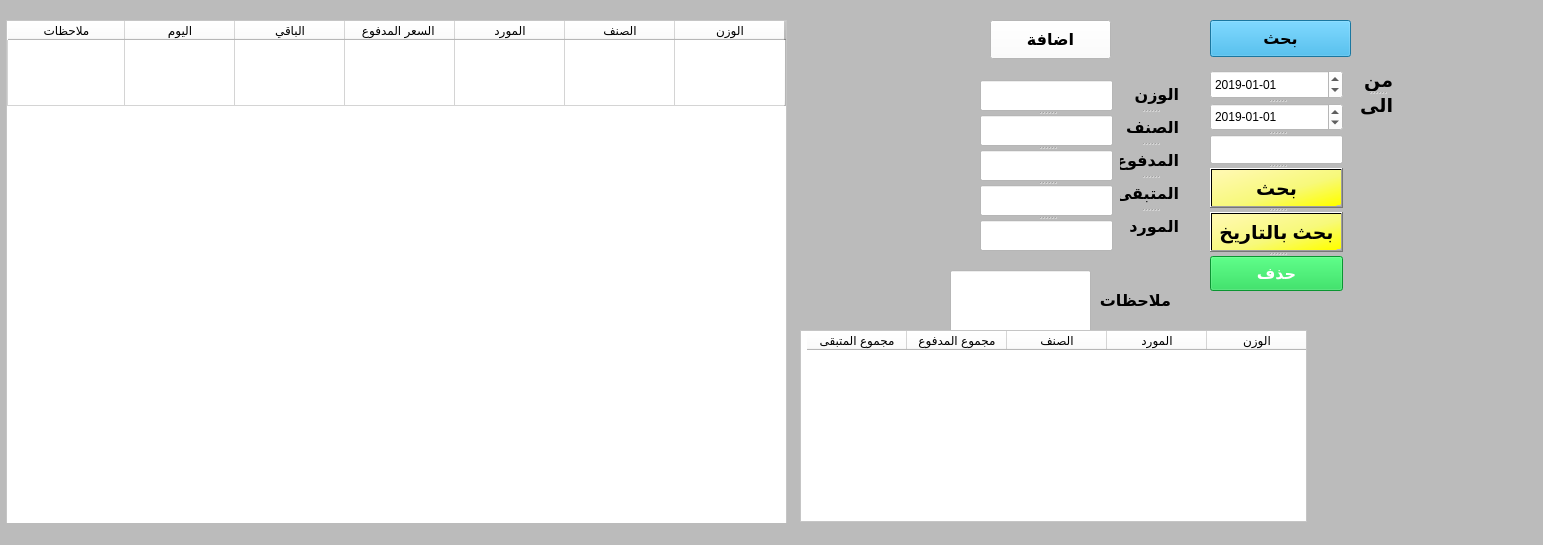
<?xml version="1.0" encoding="UTF-8"?>
<ui version="4.0">
 <class>MainWindow</class>
 <widget class="QMainWindow" name="MainWindow">
  <property name="geometry">
   <rect>
    <x>0</x>
    <y>0</y>
    <width>1543</width>
    <height>545</height>
   </rect>
  </property>
  <property name="font">
   <font>
    <pointsize>12</pointsize>
    <weight>75</weight>
    <bold>true</bold>
   </font>
  </property>
  <property name="windowTitle">
   <string>incomes</string>
  </property>
  <property name="windowIcon">
   <iconset>
    <normaloff>chicken-emblem_10272-25.jpg</normaloff>chicken-emblem_10272-25.jpg</iconset>
  </property>
  <property name="styleSheet">
   <string notr="true">background-color: rgb(187, 187, 187);</string>
  </property>
  <widget class="QWidget" name="centralwidget">
   <widget class="QTableWidget" name="tableWidget">
    <property name="geometry">
     <rect>
      <x>6</x>
      <y>20</y>
      <width>781</width>
      <height>521</height>
     </rect>
    </property>
    <property name="layoutDirection">
     <enum>Qt::RightToLeft</enum>
    </property>
    <property name="styleSheet">
     <string notr="true">background-color: rgb(255, 255, 255);</string>
    </property>
    <property name="editTriggers">
     <set>QAbstractItemView::NoEditTriggers</set>
    </property>
    <property name="selectionBehavior">
     <enum>QAbstractItemView::SelectRows</enum>
    </property>
    <attribute name="horizontalHeaderDefaultSectionSize">
     <number>110</number>
    </attribute>
    <attribute name="horizontalHeaderStretchLastSection">
     <bool>true</bool>
    </attribute>
    <attribute name="verticalHeaderDefaultSectionSize">
     <number>66</number>
    </attribute>
    <row>
     <property name="text">
      <string/>
     </property>
    </row>
    <column>
     <property name="text">
      <string>الوزن</string>
     </property>
    </column>
    <column>
     <property name="text">
      <string>الصنف</string>
     </property>
    </column>
    <column>
     <property name="text">
      <string>المورد</string>
     </property>
    </column>
    <column>
     <property name="text">
      <string>السعر المدفوع </string>
     </property>
    </column>
    <column>
     <property name="text">
      <string>الباقي</string>
     </property>
    </column>
    <column>
     <property name="text">
      <string>اليوم</string>
     </property>
    </column>
    <column>
     <property name="text">
      <string>ملاحظات</string>
     </property>
    </column>
   </widget>
   <widget class="QPushButton" name="pushButton">
    <property name="geometry">
     <rect>
      <x>930</x>
      <y>350</y>
      <width>121</width>
      <height>41</height>
     </rect>
    </property>
    <property name="font">
     <font>
      <pointsize>14</pointsize>
      <weight>75</weight>
      <bold>true</bold>
     </font>
    </property>
    <property name="styleSheet">
     <string notr="true">background-color: qlineargradient(spread:reflect, x1:0.046, y1:0.08, x2:1, y2:1, stop:0 rgba(218, 255, 255, 255), stop:0.55 rgba(81, 255, 211, 255), stop:0.971591 rgba(0, 180, 255, 255), stop:0.977273 rgba(189, 189, 189, 255), stop:1 rgba(189, 189, 189, 255));</string>
    </property>
    <property name="text">
     <string>اضافة</string>
    </property>
   </widget>
   <widget class="QPushButton" name="pushButton_5">
    <property name="geometry">
     <rect>
      <x>1210</x>
      <y>20</y>
      <width>141</width>
      <height>37</height>
     </rect>
    </property>
    <property name="font">
     <font>
      <pointsize>12</pointsize>
      <weight>75</weight>
      <bold>true</bold>
     </font>
    </property>
    <property name="styleSheet">
     <string notr="true">background-color: rgb(37, 167, 224);</string>
    </property>
    <property name="text">
     <string>بحث</string>
    </property>
    <property name="icon">
     <iconset>
      <normaloff>seawrch.png</normaloff>seawrch.png</iconset>
    </property>
    <property name="iconSize">
     <size>
      <width>27</width>
      <height>29</height>
     </size>
    </property>
   </widget>
   <widget class="QPushButton" name="pushButton_2">
    <property name="geometry">
     <rect>
      <x>990</x>
      <y>20</y>
      <width>121</width>
      <height>39</height>
     </rect>
    </property>
    <property name="font">
     <font>
      <pointsize>12</pointsize>
      <weight>75</weight>
      <bold>true</bold>
     </font>
    </property>
    <property name="styleSheet">
     <string notr="true">background-color: rgb(255, 255, 255);</string>
    </property>
    <property name="text">
     <string>اضافة</string>
    </property>
    <property name="icon">
     <iconset>
      <normaloff>add.png</normaloff>add.png</iconset>
    </property>
    <property name="iconSize">
     <size>
      <width>30</width>
      <height>22</height>
     </size>
    </property>
   </widget>
   <widget class="QLineEdit" name="notes">
    <property name="geometry">
     <rect>
      <x>950</x>
      <y>270</y>
      <width>141</width>
      <height>71</height>
     </rect>
    </property>
    <property name="styleSheet">
     <string notr="true">background-color: rgb(255, 255, 255);</string>
    </property>
   </widget>
   <widget class="QLabel" name="label_5">
    <property name="geometry">
     <rect>
      <x>1100</x>
      <y>290</y>
      <width>71</width>
      <height>20</height>
     </rect>
    </property>
    <property name="font">
     <font>
      <pointsize>12</pointsize>
      <weight>75</weight>
      <bold>true</bold>
     </font>
    </property>
    <property name="text">
     <string>ملاحظات</string>
    </property>
   </widget>
   <widget class="QTableWidget" name="tableWidget_2">
    <property name="geometry">
     <rect>
      <x>800</x>
      <y>330</y>
      <width>507</width>
      <height>192</height>
     </rect>
    </property>
    <property name="layoutDirection">
     <enum>Qt::RightToLeft</enum>
    </property>
    <property name="styleSheet">
     <string notr="true">background-color: rgb(255, 255, 255);</string>
    </property>
    <property name="editTriggers">
     <set>QAbstractItemView::NoEditTriggers</set>
    </property>
    <property name="selectionMode">
     <enum>QAbstractItemView::NoSelection</enum>
    </property>
    <attribute name="horizontalHeaderDefaultSectionSize">
     <number>100</number>
    </attribute>
    <attribute name="horizontalHeaderStretchLastSection">
     <bool>false</bool>
    </attribute>
    <attribute name="verticalHeaderDefaultSectionSize">
     <number>30</number>
    </attribute>
    <column>
     <property name="text">
      <string>الوزن</string>
     </property>
    </column>
    <column>
     <property name="text">
      <string>المورد</string>
     </property>
    </column>
    <column>
     <property name="text">
      <string>الصنف</string>
     </property>
    </column>
    <column>
     <property name="text">
      <string>مجموع المدفوع</string>
     </property>
    </column>
    <column>
     <property name="text">
      <string>مجموع المتبقى</string>
     </property>
    </column>
   </widget>
   <widget class="QSplitter" name="splitter_4">
    <property name="geometry">
     <rect>
      <x>1360</x>
      <y>70</y>
      <width>33</width>
      <height>46</height>
     </rect>
    </property>
    <property name="orientation">
     <enum>Qt::Vertical</enum>
    </property>
    <widget class="QLabel" name="label_6">
     <property name="font">
      <font>
       <pointsize>14</pointsize>
       <weight>75</weight>
       <bold>true</bold>
      </font>
     </property>
     <property name="text">
      <string>من </string>
     </property>
    </widget>
    <widget class="QLabel" name="label_7">
     <property name="font">
      <font>
       <pointsize>14</pointsize>
       <weight>75</weight>
       <bold>true</bold>
      </font>
     </property>
     <property name="text">
      <string>الى</string>
     </property>
    </widget>
   </widget>
   <widget class="QSplitter" name="splitter_3">
    <property name="geometry">
     <rect>
      <x>1210</x>
      <y>70</y>
      <width>133</width>
      <height>221</height>
     </rect>
    </property>
    <property name="orientation">
     <enum>Qt::Vertical</enum>
    </property>
    <widget class="QDateEdit" name="dateEdit">
     <property name="styleSheet">
      <string notr="true">background-color: rgb(255, 255, 255);</string>
     </property>
     <property name="dateTime">
      <datetime>
       <hour>0</hour>
       <minute>0</minute>
       <second>0</second>
       <year>2019</year>
       <month>1</month>
       <day>1</day>
      </datetime>
     </property>
     <property name="displayFormat">
      <string>yyyy-MM-dd</string>
     </property>
    </widget>
    <widget class="QDateEdit" name="dateEdit_2">
     <property name="styleSheet">
      <string notr="true">background-color: rgb(255, 255, 255);</string>
     </property>
     <property name="dateTime">
      <datetime>
       <hour>0</hour>
       <minute>0</minute>
       <second>0</second>
       <year>2019</year>
       <month>1</month>
       <day>1</day>
      </datetime>
     </property>
     <property name="displayFormat">
      <string>yyyy-MM-dd</string>
     </property>
    </widget>
    <widget class="QLineEdit" name="lineEdit_5">
     <property name="styleSheet">
      <string notr="true">background-color: rgb(255, 255, 255);</string>
     </property>
    </widget>
    <widget class="QPushButton" name="pushButton_6">
     <property name="font">
      <font>
       <pointsize>14</pointsize>
       <weight>75</weight>
       <bold>true</bold>
      </font>
     </property>
     <property name="styleSheet">
      <string notr="true">background-color: qlineargradient(spread:reflect, x1:0.046, y1:0.08, x2:1, y2:1, stop:0 rgba(255, 249, 175, 255), stop:0.55 rgba(247, 249, 122, 255), stop:0.971591 rgba(255, 255, 0, 255), stop:0.977273 rgba(189, 189, 189, 255), stop:1 rgba(189, 189, 189, 255));</string>
     </property>
     <property name="text">
      <string>بحث</string>
     </property>
    </widget>
    <widget class="QPushButton" name="pushButton_4">
     <property name="font">
      <font>
       <pointsize>14</pointsize>
       <weight>75</weight>
       <bold>true</bold>
      </font>
     </property>
     <property name="styleSheet">
      <string notr="true">background-color: qlineargradient(spread:reflect, x1:0.046, y1:0.08, x2:1, y2:1, stop:0 rgba(255, 249, 175, 255), stop:0.55 rgba(247, 249, 122, 255), stop:0.971591 rgba(255, 255, 0, 255), stop:0.977273 rgba(189, 189, 189, 255), stop:1 rgba(189, 189, 189, 255));</string>
     </property>
     <property name="text">
      <string>بحث بالتاريخ</string>
     </property>
    </widget>
    <widget class="QPushButton" name="listdel">
     <property name="font">
      <font>
       <pointsize>12</pointsize>
       <weight>75</weight>
       <bold>true</bold>
      </font>
     </property>
     <property name="styleSheet">
      <string notr="true">background-color: rgb(14, 209, 69);
color: rgb(255, 255, 255);</string>
     </property>
     <property name="text">
      <string>حذف</string>
     </property>
     <property name="icon">
      <iconset>
       <normaloff>delete.png</normaloff>delete.png</iconset>
     </property>
     <property name="iconSize">
      <size>
       <width>26</width>
       <height>27</height>
      </size>
     </property>
    </widget>
   </widget>
   <widget class="QSplitter" name="splitter">
    <property name="geometry">
     <rect>
      <x>980</x>
      <y>80</y>
      <width>133</width>
      <height>171</height>
     </rect>
    </property>
    <property name="orientation">
     <enum>Qt::Vertical</enum>
    </property>
    <widget class="QLineEdit" name="quant">
     <property name="styleSheet">
      <string notr="true">background-color: rgb(255, 255, 255);</string>
     </property>
    </widget>
    <widget class="QLineEdit" name="product">
     <property name="styleSheet">
      <string notr="true">background-color: rgb(255, 255, 255);</string>
     </property>
    </widget>
    <widget class="QLineEdit" name="price">
     <property name="styleSheet">
      <string notr="true">background-color: rgb(255, 255, 255);</string>
     </property>
    </widget>
    <widget class="QLineEdit" name="change">
     <property name="styleSheet">
      <string notr="true">background-color: rgb(255, 255, 255);</string>
     </property>
    </widget>
    <widget class="QLineEdit" name="name">
     <property name="styleSheet">
      <string notr="true">background-color: rgb(255, 255, 255);</string>
     </property>
    </widget>
   </widget>
   <widget class="QSplitter" name="splitter_2">
    <property name="geometry">
     <rect>
      <x>1120</x>
      <y>80</y>
      <width>59</width>
      <height>161</height>
     </rect>
    </property>
    <property name="orientation">
     <enum>Qt::Vertical</enum>
    </property>
    <widget class="QLabel" name="label">
     <property name="font">
      <font>
       <pointsize>12</pointsize>
       <weight>75</weight>
       <bold>true</bold>
      </font>
     </property>
     <property name="text">
      <string>الوزن</string>
     </property>
    </widget>
    <widget class="QLabel" name="label_2">
     <property name="font">
      <font>
       <pointsize>12</pointsize>
       <weight>75</weight>
       <bold>true</bold>
      </font>
     </property>
     <property name="text">
      <string>الصنف</string>
     </property>
    </widget>
    <widget class="QLabel" name="label_3">
     <property name="font">
      <font>
       <pointsize>12</pointsize>
       <weight>75</weight>
       <bold>true</bold>
      </font>
     </property>
     <property name="text">
      <string>المدفوع</string>
     </property>
    </widget>
    <widget class="QLabel" name="label_8">
     <property name="font">
      <font>
       <pointsize>12</pointsize>
       <weight>75</weight>
       <bold>true</bold>
      </font>
     </property>
     <property name="text">
      <string>المتبقى</string>
     </property>
    </widget>
    <widget class="QLabel" name="label_4">
     <property name="font">
      <font>
       <pointsize>12</pointsize>
       <weight>75</weight>
       <bold>true</bold>
      </font>
     </property>
     <property name="text">
      <string>المورد</string>
     </property>
    </widget>
   </widget>
   <zorder>notes</zorder>
   <zorder>tableWidget</zorder>
   <zorder>pushButton</zorder>
   <zorder>pushButton_5</zorder>
   <zorder>pushButton_2</zorder>
   <zorder>label_5</zorder>
   <zorder>tableWidget_2</zorder>
   <zorder>splitter</zorder>
   <zorder>splitter_2</zorder>
   <zorder>splitter_4</zorder>
   <zorder>splitter_3</zorder>
  </widget>
  <widget class="QMenuBar" name="menubar">
   <property name="geometry">
    <rect>
     <x>0</x>
     <y>0</y>
     <width>1543</width>
     <height>21</height>
    </rect>
   </property>
  </widget>
  <widget class="QStatusBar" name="statusbar"/>
 </widget>
 <tabstops>
  <tabstop>pushButton_5</tabstop>
  <tabstop>dateEdit</tabstop>
  <tabstop>dateEdit_2</tabstop>
  <tabstop>lineEdit_5</tabstop>
  <tabstop>pushButton_6</tabstop>
  <tabstop>pushButton_4</tabstop>
  <tabstop>listdel</tabstop>
  <tabstop>tableWidget_2</tabstop>
  <tabstop>pushButton_2</tabstop>
  <tabstop>quant</tabstop>
  <tabstop>product</tabstop>
  <tabstop>price</tabstop>
  <tabstop>change</tabstop>
  <tabstop>name</tabstop>
  <tabstop>notes</tabstop>
  <tabstop>pushButton</tabstop>
  <tabstop>tableWidget</tabstop>
 </tabstops>
 <resources/>
 <connections>
  <connection>
   <sender>pushButton_5</sender>
   <signal>clicked(bool)</signal>
   <receiver>lineEdit_5</receiver>
   <slot>show()</slot>
   <hints>
    <hint type="sourcelabel">
     <x>1309</x>
     <y>68</y>
    </hint>
    <hint type="destinationlabel">
     <x>1342</x>
     <y>172</y>
    </hint>
   </hints>
  </connection>
  <connection>
   <sender>pushButton_5</sender>
   <signal>clicked(bool)</signal>
   <receiver>pushButton_4</receiver>
   <slot>show()</slot>
   <hints>
    <hint type="sourcelabel">
     <x>1282</x>
     <y>68</y>
    </hint>
    <hint type="destinationlabel">
     <x>1335</x>
     <y>261</y>
    </hint>
   </hints>
  </connection>
  <connection>
   <sender>pushButton_5</sender>
   <signal>clicked(bool)</signal>
   <receiver>label</receiver>
   <slot>hide()</slot>
   <hints>
    <hint type="sourcelabel">
     <x>1342</x>
     <y>77</y>
    </hint>
    <hint type="destinationlabel">
     <x>1163</x>
     <y>128</y>
    </hint>
   </hints>
  </connection>
  <connection>
   <sender>pushButton_5</sender>
   <signal>clicked(bool)</signal>
   <receiver>label_2</receiver>
   <slot>hide()</slot>
   <hints>
    <hint type="sourcelabel">
     <x>1314</x>
     <y>72</y>
    </hint>
    <hint type="destinationlabel">
     <x>1156</x>
     <y>161</y>
    </hint>
   </hints>
  </connection>
  <connection>
   <sender>pushButton_5</sender>
   <signal>clicked(bool)</signal>
   <receiver>label_3</receiver>
   <slot>hide()</slot>
   <hints>
    <hint type="sourcelabel">
     <x>1290</x>
     <y>77</y>
    </hint>
    <hint type="destinationlabel">
     <x>1155</x>
     <y>195</y>
    </hint>
   </hints>
  </connection>
  <connection>
   <sender>pushButton_5</sender>
   <signal>clicked(bool)</signal>
   <receiver>label_4</receiver>
   <slot>hide()</slot>
   <hints>
    <hint type="sourcelabel">
     <x>1340</x>
     <y>65</y>
    </hint>
    <hint type="destinationlabel">
     <x>1163</x>
     <y>261</y>
    </hint>
   </hints>
  </connection>
  <connection>
   <sender>pushButton_5</sender>
   <signal>clicked(bool)</signal>
   <receiver>label_5</receiver>
   <slot>hide()</slot>
   <hints>
    <hint type="sourcelabel">
     <x>1328</x>
     <y>73</y>
    </hint>
    <hint type="destinationlabel">
     <x>1145</x>
     <y>330</y>
    </hint>
   </hints>
  </connection>
  <connection>
   <sender>pushButton_5</sender>
   <signal>clicked(bool)</signal>
   <receiver>pushButton</receiver>
   <slot>hide()</slot>
   <hints>
    <hint type="sourcelabel">
     <x>1278</x>
     <y>68</y>
    </hint>
    <hint type="destinationlabel">
     <x>1034</x>
     <y>396</y>
    </hint>
   </hints>
  </connection>
  <connection>
   <sender>pushButton_5</sender>
   <signal>clicked(bool)</signal>
   <receiver>quant</receiver>
   <slot>hide()</slot>
   <hints>
    <hint type="sourcelabel">
     <x>1342</x>
     <y>77</y>
    </hint>
    <hint type="destinationlabel">
     <x>1092</x>
     <y>130</y>
    </hint>
   </hints>
  </connection>
  <connection>
   <sender>pushButton_5</sender>
   <signal>clicked(bool)</signal>
   <receiver>change</receiver>
   <slot>hide()</slot>
   <hints>
    <hint type="sourcelabel">
     <x>1301</x>
     <y>71</y>
    </hint>
    <hint type="destinationlabel">
     <x>1091</x>
     <y>236</y>
    </hint>
   </hints>
  </connection>
  <connection>
   <sender>pushButton_5</sender>
   <signal>clicked(bool)</signal>
   <receiver>name</receiver>
   <slot>hide()</slot>
   <hints>
    <hint type="sourcelabel">
     <x>1342</x>
     <y>77</y>
    </hint>
    <hint type="destinationlabel">
     <x>1089</x>
     <y>271</y>
    </hint>
   </hints>
  </connection>
  <connection>
   <sender>pushButton_5</sender>
   <signal>clicked(bool)</signal>
   <receiver>product</receiver>
   <slot>hide()</slot>
   <hints>
    <hint type="sourcelabel">
     <x>1342</x>
     <y>77</y>
    </hint>
    <hint type="destinationlabel">
     <x>1086</x>
     <y>165</y>
    </hint>
   </hints>
  </connection>
  <connection>
   <sender>pushButton_5</sender>
   <signal>clicked(bool)</signal>
   <receiver>notes</receiver>
   <slot>hide()</slot>
   <hints>
    <hint type="sourcelabel">
     <x>1253</x>
     <y>76</y>
    </hint>
    <hint type="destinationlabel">
     <x>1062</x>
     <y>329</y>
    </hint>
   </hints>
  </connection>
  <connection>
   <sender>pushButton_2</sender>
   <signal>clicked(bool)</signal>
   <receiver>quant</receiver>
   <slot>show()</slot>
   <hints>
    <hint type="sourcelabel">
     <x>1068</x>
     <y>63</y>
    </hint>
    <hint type="destinationlabel">
     <x>1065</x>
     <y>130</y>
    </hint>
   </hints>
  </connection>
  <connection>
   <sender>pushButton_2</sender>
   <signal>clicked(bool)</signal>
   <receiver>pushButton_4</receiver>
   <slot>hide()</slot>
   <hints>
    <hint type="sourcelabel">
     <x>1043</x>
     <y>78</y>
    </hint>
    <hint type="destinationlabel">
     <x>1234</x>
     <y>261</y>
    </hint>
   </hints>
  </connection>
  <connection>
   <sender>pushButton_2</sender>
   <signal>clicked(bool)</signal>
   <receiver>change</receiver>
   <slot>show()</slot>
   <hints>
    <hint type="sourcelabel">
     <x>1089</x>
     <y>76</y>
    </hint>
    <hint type="destinationlabel">
     <x>1077</x>
     <y>236</y>
    </hint>
   </hints>
  </connection>
  <connection>
   <sender>pushButton_2</sender>
   <signal>clicked(bool)</signal>
   <receiver>lineEdit_5</receiver>
   <slot>hide()</slot>
   <hints>
    <hint type="sourcelabel">
     <x>1102</x>
     <y>79</y>
    </hint>
    <hint type="destinationlabel">
     <x>1342</x>
     <y>172</y>
    </hint>
   </hints>
  </connection>
  <connection>
   <sender>pushButton_2</sender>
   <signal>clicked(bool)</signal>
   <receiver>pushButton</receiver>
   <slot>show()</slot>
   <hints>
    <hint type="sourcelabel">
     <x>1102</x>
     <y>75</y>
    </hint>
    <hint type="destinationlabel">
     <x>1028</x>
     <y>400</y>
    </hint>
   </hints>
  </connection>
  <connection>
   <sender>pushButton_2</sender>
   <signal>clicked(bool)</signal>
   <receiver>notes</receiver>
   <slot>show()</slot>
   <hints>
    <hint type="sourcelabel">
     <x>1095</x>
     <y>70</y>
    </hint>
    <hint type="destinationlabel">
     <x>1059</x>
     <y>327</y>
    </hint>
   </hints>
  </connection>
  <connection>
   <sender>pushButton_2</sender>
   <signal>clicked(bool)</signal>
   <receiver>name</receiver>
   <slot>show()</slot>
   <hints>
    <hint type="sourcelabel">
     <x>1087</x>
     <y>69</y>
    </hint>
    <hint type="destinationlabel">
     <x>1085</x>
     <y>271</y>
    </hint>
   </hints>
  </connection>
  <connection>
   <sender>pushButton_2</sender>
   <signal>clicked(bool)</signal>
   <receiver>product</receiver>
   <slot>show()</slot>
   <hints>
    <hint type="sourcelabel">
     <x>1103</x>
     <y>79</y>
    </hint>
    <hint type="destinationlabel">
     <x>1071</x>
     <y>165</y>
    </hint>
   </hints>
  </connection>
  <connection>
   <sender>pushButton_5</sender>
   <signal>clicked(bool)</signal>
   <receiver>label_6</receiver>
   <slot>show()</slot>
   <hints>
    <hint type="sourcelabel">
     <x>1268</x>
     <y>77</y>
    </hint>
    <hint type="destinationlabel">
     <x>1380</x>
     <y>110</y>
    </hint>
   </hints>
  </connection>
  <connection>
   <sender>pushButton_5</sender>
   <signal>clicked(bool)</signal>
   <receiver>label_7</receiver>
   <slot>show()</slot>
   <hints>
    <hint type="sourcelabel">
     <x>1263</x>
     <y>69</y>
    </hint>
    <hint type="destinationlabel">
     <x>1384</x>
     <y>135</y>
    </hint>
   </hints>
  </connection>
  <connection>
   <sender>pushButton_2</sender>
   <signal>clicked(bool)</signal>
   <receiver>label_6</receiver>
   <slot>hide()</slot>
   <hints>
    <hint type="sourcelabel">
     <x>1095</x>
     <y>73</y>
    </hint>
    <hint type="destinationlabel">
     <x>1387</x>
     <y>110</y>
    </hint>
   </hints>
  </connection>
  <connection>
   <sender>pushButton_2</sender>
   <signal>clicked(bool)</signal>
   <receiver>label_7</receiver>
   <slot>hide()</slot>
   <hints>
    <hint type="sourcelabel">
     <x>1105</x>
     <y>69</y>
    </hint>
    <hint type="destinationlabel">
     <x>1380</x>
     <y>135</y>
    </hint>
   </hints>
  </connection>
  <connection>
   <sender>pushButton_2</sender>
   <signal>clicked(bool)</signal>
   <receiver>label</receiver>
   <slot>show()</slot>
   <hints>
    <hint type="sourcelabel">
     <x>1061</x>
     <y>77</y>
    </hint>
    <hint type="destinationlabel">
     <x>1159</x>
     <y>124</y>
    </hint>
   </hints>
  </connection>
  <connection>
   <sender>pushButton_2</sender>
   <signal>clicked(bool)</signal>
   <receiver>label_2</receiver>
   <slot>show()</slot>
   <hints>
    <hint type="sourcelabel">
     <x>1018</x>
     <y>67</y>
    </hint>
    <hint type="destinationlabel">
     <x>1153</x>
     <y>161</y>
    </hint>
   </hints>
  </connection>
  <connection>
   <sender>pushButton_2</sender>
   <signal>clicked(bool)</signal>
   <receiver>label_3</receiver>
   <slot>show()</slot>
   <hints>
    <hint type="sourcelabel">
     <x>1042</x>
     <y>67</y>
    </hint>
    <hint type="destinationlabel">
     <x>1146</x>
     <y>195</y>
    </hint>
   </hints>
  </connection>
  <connection>
   <sender>pushButton_2</sender>
   <signal>clicked(bool)</signal>
   <receiver>label_4</receiver>
   <slot>show()</slot>
   <hints>
    <hint type="sourcelabel">
     <x>1036</x>
     <y>79</y>
    </hint>
    <hint type="destinationlabel">
     <x>1154</x>
     <y>261</y>
    </hint>
   </hints>
  </connection>
  <connection>
   <sender>pushButton_2</sender>
   <signal>clicked(bool)</signal>
   <receiver>label_5</receiver>
   <slot>show()</slot>
   <hints>
    <hint type="sourcelabel">
     <x>1021</x>
     <y>76</y>
    </hint>
    <hint type="destinationlabel">
     <x>1120</x>
     <y>330</y>
    </hint>
   </hints>
  </connection>
  <connection>
   <sender>pushButton_5</sender>
   <signal>clicked(bool)</signal>
   <receiver>pushButton_6</receiver>
   <slot>show()</slot>
   <hints>
    <hint type="sourcelabel">
     <x>1236</x>
     <y>72</y>
    </hint>
    <hint type="destinationlabel">
     <x>1266</x>
     <y>216</y>
    </hint>
   </hints>
  </connection>
  <connection>
   <sender>pushButton_2</sender>
   <signal>clicked(bool)</signal>
   <receiver>pushButton_6</receiver>
   <slot>hide()</slot>
   <hints>
    <hint type="sourcelabel">
     <x>1085</x>
     <y>78</y>
    </hint>
    <hint type="destinationlabel">
     <x>1213</x>
     <y>216</y>
    </hint>
   </hints>
  </connection>
  <connection>
   <sender>pushButton_5</sender>
   <signal>clicked(bool)</signal>
   <receiver>dateEdit</receiver>
   <slot>show()</slot>
   <hints>
    <hint type="sourcelabel">
     <x>1227</x>
     <y>62</y>
    </hint>
    <hint type="destinationlabel">
     <x>1251</x>
     <y>113</y>
    </hint>
   </hints>
  </connection>
  <connection>
   <sender>pushButton_5</sender>
   <signal>clicked(bool)</signal>
   <receiver>dateEdit_2</receiver>
   <slot>show()</slot>
   <hints>
    <hint type="sourcelabel">
     <x>1235</x>
     <y>70</y>
    </hint>
    <hint type="destinationlabel">
     <x>1267</x>
     <y>141</y>
    </hint>
   </hints>
  </connection>
  <connection>
   <sender>pushButton_5</sender>
   <signal>clicked(bool)</signal>
   <receiver>listdel</receiver>
   <slot>show()</slot>
   <hints>
    <hint type="sourcelabel">
     <x>1299</x>
     <y>77</y>
    </hint>
    <hint type="destinationlabel">
     <x>1257</x>
     <y>311</y>
    </hint>
   </hints>
  </connection>
  <connection>
   <sender>pushButton_5</sender>
   <signal>clicked(bool)</signal>
   <receiver>tableWidget_2</receiver>
   <slot>show()</slot>
   <hints>
    <hint type="sourcelabel">
     <x>1283</x>
     <y>77</y>
    </hint>
    <hint type="destinationlabel">
     <x>1292</x>
     <y>409</y>
    </hint>
   </hints>
  </connection>
  <connection>
   <sender>pushButton_2</sender>
   <signal>clicked(bool)</signal>
   <receiver>listdel</receiver>
   <slot>hide()</slot>
   <hints>
    <hint type="sourcelabel">
     <x>1042</x>
     <y>79</y>
    </hint>
    <hint type="destinationlabel">
     <x>1243</x>
     <y>311</y>
    </hint>
   </hints>
  </connection>
  <connection>
   <sender>pushButton_2</sender>
   <signal>clicked(bool)</signal>
   <receiver>tableWidget_2</receiver>
   <slot>hide()</slot>
   <hints>
    <hint type="sourcelabel">
     <x>1061</x>
     <y>79</y>
    </hint>
    <hint type="destinationlabel">
     <x>1185</x>
     <y>411</y>
    </hint>
   </hints>
  </connection>
  <connection>
   <sender>pushButton_5</sender>
   <signal>clicked(bool)</signal>
   <receiver>dateEdit</receiver>
   <slot>show()</slot>
   <hints>
    <hint type="sourcelabel">
     <x>1240</x>
     <y>77</y>
    </hint>
    <hint type="destinationlabel">
     <x>1249</x>
     <y>113</y>
    </hint>
   </hints>
  </connection>
  <connection>
   <sender>pushButton_2</sender>
   <signal>clicked(bool)</signal>
   <receiver>dateEdit</receiver>
   <slot>hide()</slot>
   <hints>
    <hint type="sourcelabel">
     <x>1036</x>
     <y>72</y>
    </hint>
    <hint type="destinationlabel">
     <x>1241</x>
     <y>113</y>
    </hint>
   </hints>
  </connection>
  <connection>
   <sender>pushButton_2</sender>
   <signal>clicked(bool)</signal>
   <receiver>dateEdit_2</receiver>
   <slot>hide()</slot>
   <hints>
    <hint type="sourcelabel">
     <x>1089</x>
     <y>79</y>
    </hint>
    <hint type="destinationlabel">
     <x>1222</x>
     <y>141</y>
    </hint>
   </hints>
  </connection>
  <connection>
   <sender>pushButton_5</sender>
   <signal>clicked(bool)</signal>
   <receiver>change</receiver>
   <slot>hide()</slot>
   <hints>
    <hint type="sourcelabel">
     <x>1225</x>
     <y>60</y>
    </hint>
    <hint type="destinationlabel">
     <x>1100</x>
     <y>225</y>
    </hint>
   </hints>
  </connection>
  <connection>
   <sender>pushButton_5</sender>
   <signal>clicked(bool)</signal>
   <receiver>label_8</receiver>
   <slot>hide()</slot>
   <hints>
    <hint type="sourcelabel">
     <x>1224</x>
     <y>67</y>
    </hint>
    <hint type="destinationlabel">
     <x>1176</x>
     <y>207</y>
    </hint>
   </hints>
  </connection>
  <connection>
   <sender>pushButton_2</sender>
   <signal>clicked(bool)</signal>
   <receiver>label_8</receiver>
   <slot>show()</slot>
   <hints>
    <hint type="sourcelabel">
     <x>1069</x>
     <y>65</y>
    </hint>
    <hint type="destinationlabel">
     <x>1163</x>
     <y>217</y>
    </hint>
   </hints>
  </connection>
  <connection>
   <sender>pushButton_5</sender>
   <signal>clicked(bool)</signal>
   <receiver>price</receiver>
   <slot>hide()</slot>
   <hints>
    <hint type="sourcelabel">
     <x>1236</x>
     <y>54</y>
    </hint>
    <hint type="destinationlabel">
     <x>1084</x>
     <y>180</y>
    </hint>
   </hints>
  </connection>
  <connection>
   <sender>pushButton_2</sender>
   <signal>clicked(bool)</signal>
   <receiver>price</receiver>
   <slot>show()</slot>
   <hints>
    <hint type="sourcelabel">
     <x>1021</x>
     <y>57</y>
    </hint>
    <hint type="destinationlabel">
     <x>1052</x>
     <y>183</y>
    </hint>
   </hints>
  </connection>
 </connections>
</ui>
